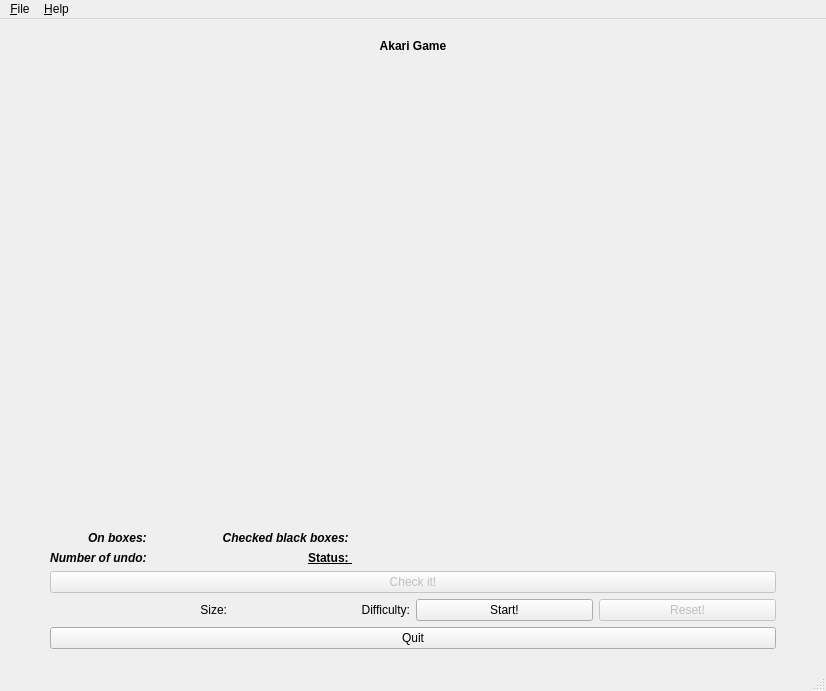
<?xml version="1.0" encoding="UTF-8"?>
<ui version="4.0">
 <class>MainWindow</class>
 <widget class="QMainWindow" name="MainWindow">
  <property name="geometry">
   <rect>
    <x>0</x>
    <y>0</y>
    <width>826</width>
    <height>691</height>
   </rect>
  </property>
  <property name="windowTitle">
   <string>MainWindow</string>
  </property>
  <widget class="QWidget" name="centralwidget">
   <layout class="QVBoxLayout" name="verticalLayout" stretch="0,6,0,1,1,1">
    <property name="leftMargin">
     <number>50</number>
    </property>
    <property name="topMargin">
     <number>20</number>
    </property>
    <property name="rightMargin">
     <number>50</number>
    </property>
    <property name="bottomMargin">
     <number>20</number>
    </property>
    <item>
     <widget class="QLabel" name="_title">
      <property name="font">
       <font>
        <weight>75</weight>
        <bold>true</bold>
       </font>
      </property>
      <property name="text">
       <string>Akari Game</string>
      </property>
      <property name="alignment">
       <set>Qt::AlignCenter</set>
      </property>
     </widget>
    </item>
    <item>
     <widget class="GridView" name="_grid" native="true">
      <property name="minimumSize">
       <size>
        <width>295</width>
        <height>10</height>
       </size>
      </property>
     </widget>
    </item>
    <item>
     <layout class="QGridLayout" name="_informationField" columnstretch="0,0,0,1">
      <item row="0" column="1">
       <widget class="QLabel" name="_onBoxesStatusText">
        <property name="minimumSize">
         <size>
          <width>60</width>
          <height>0</height>
         </size>
        </property>
        <property name="text">
         <string/>
        </property>
        <property name="wordWrap">
         <bool>false</bool>
        </property>
        <property name="margin">
         <number>0</number>
        </property>
       </widget>
      </item>
      <item row="0" column="0">
       <widget class="QLabel" name="_onBoxesStatus">
        <property name="font">
         <font>
          <weight>75</weight>
          <italic>true</italic>
          <bold>true</bold>
          <underline>false</underline>
         </font>
        </property>
        <property name="text">
         <string>On boxes: </string>
        </property>
        <property name="alignment">
         <set>Qt::AlignRight|Qt::AlignTrailing|Qt::AlignVCenter</set>
        </property>
       </widget>
      </item>
      <item row="0" column="2">
       <widget class="QLabel" name="_checkedBlackBoxesStatus">
        <property name="font">
         <font>
          <weight>75</weight>
          <italic>true</italic>
          <bold>true</bold>
         </font>
        </property>
        <property name="text">
         <string>Checked black boxes: </string>
        </property>
        <property name="alignment">
         <set>Qt::AlignRight|Qt::AlignTrailing|Qt::AlignVCenter</set>
        </property>
       </widget>
      </item>
      <item row="0" column="3">
       <widget class="QLabel" name="_checkedBlackBoxesStatusText">
        <property name="text">
         <string/>
        </property>
       </widget>
      </item>
      <item row="1" column="1">
       <widget class="QLabel" name="_undoStatusText">
        <property name="text">
         <string/>
        </property>
       </widget>
      </item>
      <item row="1" column="2">
       <widget class="QLabel" name="_gridStatus">
        <property name="font">
         <font>
          <weight>75</weight>
          <bold>true</bold>
          <underline>true</underline>
         </font>
        </property>
        <property name="text">
         <string>Status: </string>
        </property>
        <property name="alignment">
         <set>Qt::AlignRight|Qt::AlignTrailing|Qt::AlignVCenter</set>
        </property>
       </widget>
      </item>
      <item row="1" column="3">
       <widget class="QLabel" name="_gridStatusText">
        <property name="text">
         <string/>
        </property>
       </widget>
      </item>
      <item row="1" column="0">
       <widget class="QLabel" name="_undoStatus">
        <property name="font">
         <font>
          <weight>75</weight>
          <italic>true</italic>
          <bold>true</bold>
         </font>
        </property>
        <property name="text">
         <string>Number of undo: </string>
        </property>
        <property name="alignment">
         <set>Qt::AlignRight|Qt::AlignTrailing|Qt::AlignVCenter</set>
        </property>
       </widget>
      </item>
     </layout>
    </item>
    <item>
     <widget class="QPushButton" name="_checkButton">
      <property name="enabled">
       <bool>false</bool>
      </property>
      <property name="text">
       <string>Check it!</string>
      </property>
     </widget>
    </item>
    <item>
     <layout class="QHBoxLayout" name="_menuArea">
      <property name="spacing">
       <number>6</number>
      </property>
      <property name="leftMargin">
       <number>0</number>
      </property>
      <property name="rightMargin">
       <number>0</number>
      </property>
      <item>
       <widget class="QLabel" name="_sizeLabel">
        <property name="text">
         <string>Size:</string>
        </property>
        <property name="alignment">
         <set>Qt::AlignRight|Qt::AlignTrailing|Qt::AlignVCenter</set>
        </property>
       </widget>
      </item>
      <item>
       <widget class="QLabel" name="_difficultyLabel">
        <property name="text">
         <string>Difficulty:</string>
        </property>
        <property name="alignment">
         <set>Qt::AlignRight|Qt::AlignTrailing|Qt::AlignVCenter</set>
        </property>
       </widget>
      </item>
      <item>
       <widget class="QPushButton" name="_startButton">
        <property name="text">
         <string>Start!</string>
        </property>
       </widget>
      </item>
      <item>
       <widget class="QPushButton" name="_resetButton">
        <property name="enabled">
         <bool>false</bool>
        </property>
        <property name="text">
         <string>Reset!</string>
        </property>
       </widget>
      </item>
     </layout>
    </item>
    <item>
     <widget class="QPushButton" name="_quitButton">
      <property name="text">
       <string>Quit</string>
      </property>
      <property name="default">
       <bool>false</bool>
      </property>
     </widget>
    </item>
   </layout>
  </widget>
  <widget class="QMenuBar" name="menubar">
   <property name="geometry">
    <rect>
     <x>0</x>
     <y>0</y>
     <width>826</width>
     <height>22</height>
    </rect>
   </property>
   <widget class="QMenu" name="menuFile">
    <property name="title">
     <string>&amp;File</string>
    </property>
    <addaction name="_quitAction"/>
   </widget>
   <widget class="QMenu" name="menuHelp">
    <property name="title">
     <string>&amp;Help</string>
    </property>
    <addaction name="_rulesAction"/>
    <addaction name="_aboutAction"/>
   </widget>
   <addaction name="menuFile"/>
   <addaction name="menuHelp"/>
  </widget>
  <widget class="QStatusBar" name="statusbar"/>
  <action name="_aboutAction">
   <property name="text">
    <string>&amp;About</string>
   </property>
  </action>
  <action name="_quitAction">
   <property name="text">
    <string>&amp;Quit</string>
   </property>
  </action>
  <action name="_rulesAction">
   <property name="text">
    <string>&amp;Rules</string>
   </property>
  </action>
 </widget>
 <customwidgets>
  <customwidget>
   <class>GridView</class>
   <extends>QWidget</extends>
   <header>GridView.h</header>
   <container>1</container>
  </customwidget>
 </customwidgets>
 <resources/>
 <connections/>
</ui>
